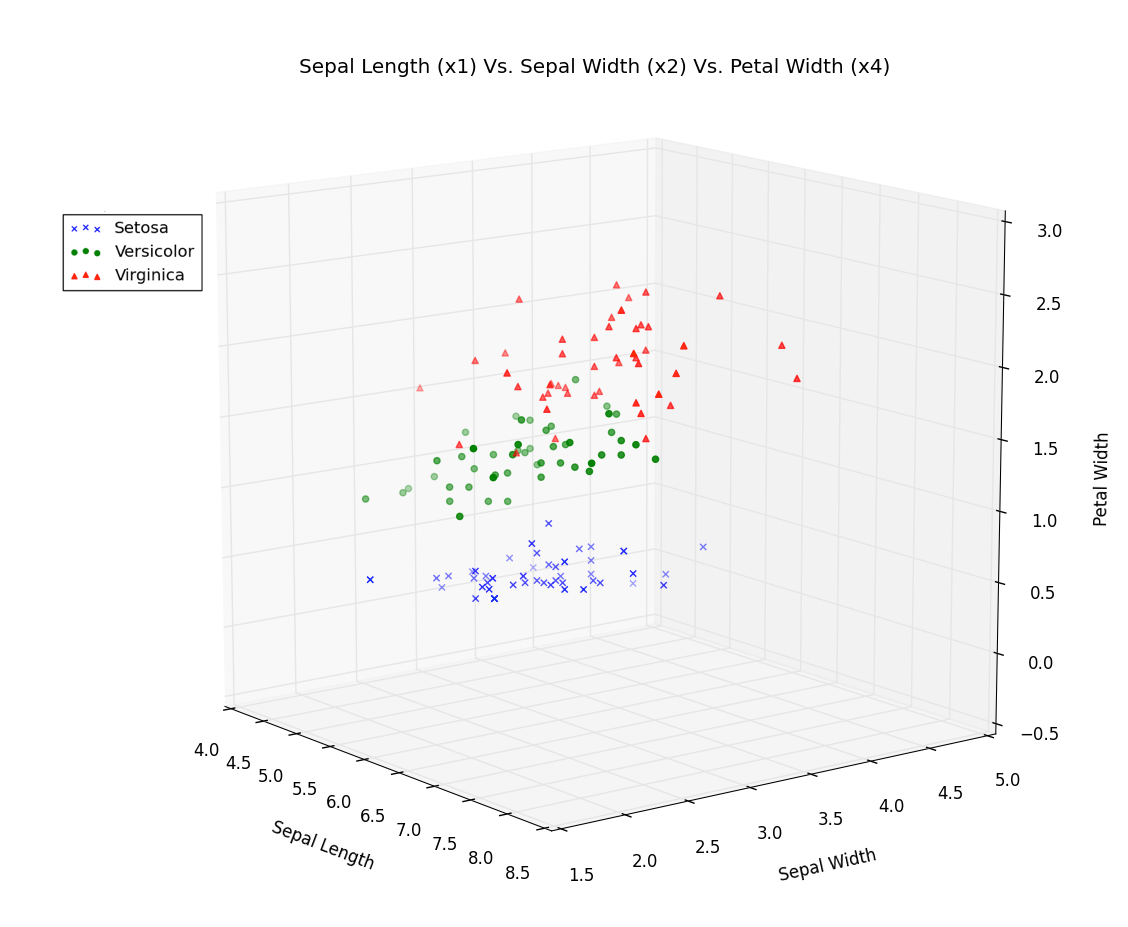

Here is the Python script that generated this plot:
# Sebastian Raschka 01/26/2014

from read_iris_data import iris_data_to_arrays
from mpl_toolkits.mplot3d import Axes3D
import numpy as np
from matplotlib import pyplot as plt

def flower_3d_scatterplot():

    setosa, versicolor, virginica = iris_data_to_arrays('./iris_data.txt')
    
    fig = plt.figure(figsize=(15,15))
    ax = fig.add_subplot(111, projection='3d')
   
    ax.scatter(setosa[0,:], setosa[1,:], setosa[3,:], marker='x', color='blue')
    ax.scatter(versicolor[0,:], versicolor[1,:], versicolor[3,:], marker='o', color='green')
    ax.scatter(virginica[0,:], virginica[1,:], virginica[3,:], marker='^', color='red')

    ax.set_xlabel('Sepal Length')
    ax.set_ylabel('Sepal Width')
    ax.set_zlabel('Petal Width')

    plt.title('Sepal Length (x1) Vs. Sepal Width (x2) Vs. Petal Width (x4)')
     
    #plt.savefig('./flower_3d_scatter.png')
    plt.show()

if __name__ == '__main__':
    flower_3d_scatterplot()


